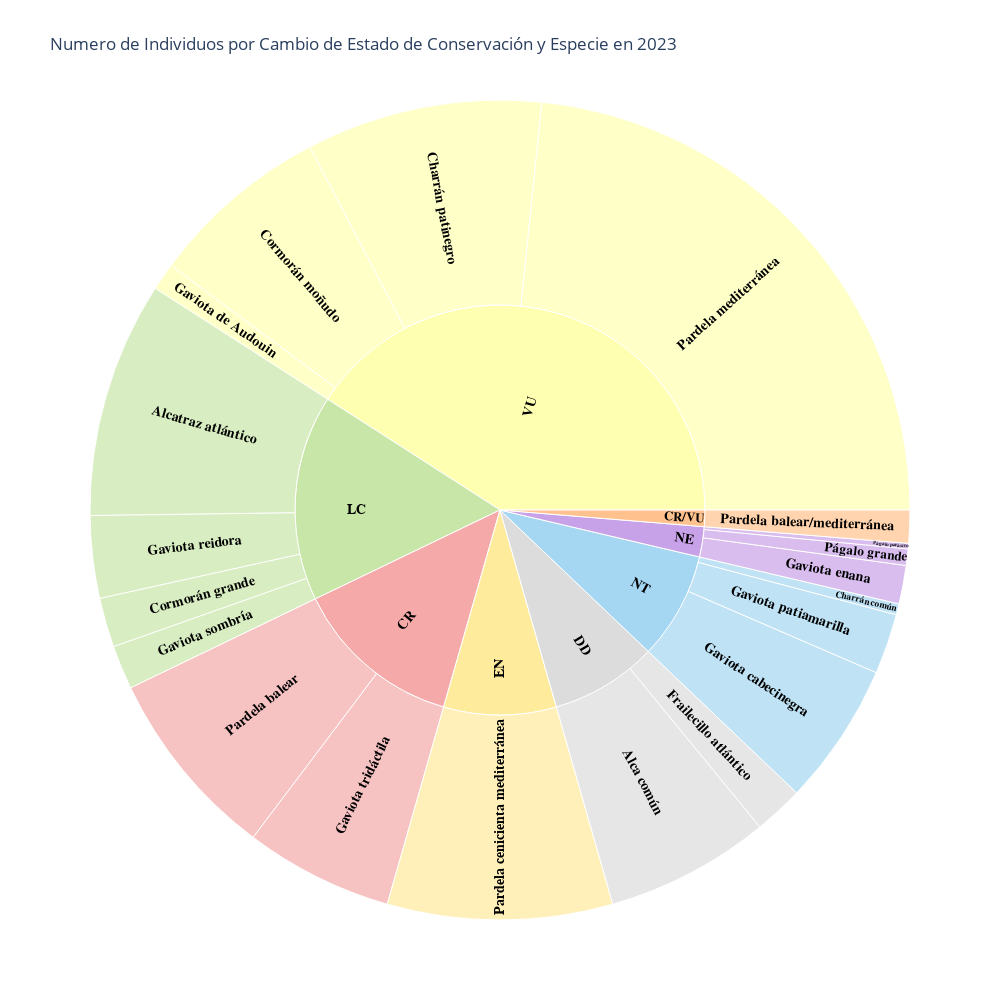

Notebook code cell kept with this figure:
### Code cell
fig = px.sunburst(censo_sun_2023,
                  path=['Estatus Consolidado' ,'NOMBRE COMÚN'], # Creo la jerarquia
                  values='count_aves',
                  title='Numero de Individuos por Cambio de Estado de Conservación y Especie en 2023',
                  color= 'Estatus Consolidado',
                  color_discrete_map= color,
                  hover_name = 'NOMBRE COMÚN',
                  hover_data={
                          "NOMBRE COMÚN": True,
                          'Catalan name':True,
                          'Ordre':True,
                          "Scientific name": True,
                          "count_aves":True,
                          'EVOLUCIÓN CATEGORÍA 2004-2021':True, 
                          'Estatus Consolidado':True,
                          'Nombre_categoria_2004':True,
                          'Nombre_cetegoria_2021':True
                          }, 
                  height=1000,  
                  width=1000 
                 )

# Personalización del hover data
fig.update_traces(
      hovertemplate="<b>Orden:</b> %{customdata[2]}<br>" + # El orden
                  "<b>Especie:</b> %{label}<br>" + # El nombre científico
                  "<b>Nombre Catalán:</b> %{customdata[1]}<br>" + 
                  "<b>Nombre Científico:</b> %{customdata[3]}<br>" + 
                  "<b>Estado de conservación 2021:</b> %{customdata[8]}<br>" +
                  "<b>Estado de conservación 2004:</b> %{customdata[7]}<br>" +
                  "<b>Cambio de Estado:</b> %{customdata[5]}<br>"
                  "<b>Observaciones:</b> %{value}<extra></extra>",
    textfont=dict(size=12, family="Arial", color="black"),
    insidetextfont=dict(family="Arial", size=14, color="black", weight="bold"), 
    insidetextorientation='radial'
)

fig.show()

# Guardar archivo en HTML
fig.write_html("sun_individuos_cambio_especie_2023.html")

### Figure 1 — Plotly figure (JSON) as saved in the notebook; plotly's stock layout.template omitted (floating-point values rounded to 4 significant figures; data arrays with more than 128 entries replaced by an {"elided": "..."} marker saying what was removed)
{"data": [{"branchvalues": "total", "customdata": {"elided": "28x9 mixed values"}, "domain": {"x": [0, 1], "y": [0, 1]}, "hovertemplate": "<b>Orden:</b> %{customdata[2]}<br><b>Especie:</b> %{label}<br><b>Nombre Catalán:</b> %{customdata[1]}<br><b>Nombre Científico:</b> %{customdata[3]}<br><b>Estado de conservación 2021:</b> %{customdata[8]}<br><b>Estado de conservación 2004:</b> %{customdata[7]}<br><b>Cambio de Estado:</b> %{customdata[5]}<br><b>Observaciones:</b> %{value}<extra></extra>", "hovertext": ["Pardela balear", "(?)", "Gaviota tridáctila", "Pardela balear/mediterránea", "Pardela balear/mediterránea", "(?)", "Alca común", "Frailecillo atlántico", "Pardela cenicienta mediterránea", "Pardela cenicienta mediterránea", "Cormorán grande", "(?)", "Gaviota reidora", "Alcatraz atlántico", "Gaviota sombría", "(?)", "Págalo grande", "Págalo parásito", "Gaviota enana", "Charrán común", "Gaviota patiamarilla", "(?)", "Gaviota cabecinegra", "Gaviota de Audouin", "(?)", "Pardela mediterránea", "Cormorán moñudo", "Charrán patinegro"], "ids": ["CR/Pardela balear", "CR", "CR/Gaviota tridáctila", "CR/VU/Pardela balear/mediterránea", "CR/VU", "DD", "DD/Alca común", "DD/Frailecillo atlántico", "EN", "EN/Pardela cenicienta mediterránea", "LC/Cormorán grande", "LC", "LC/Gaviota reidora", "LC/Alcatraz atlántico", "LC/Gaviota sombría", "NE", "NE/Págalo grande", "NE/Págalo parásito", "NE/Gaviota enana", "NT/Charrán común", "NT/Gaviota patiamarilla", "NT", "NT/Gaviota cabecinegra", "VU/Gaviota de Audouin", "VU", "VU/Pardela mediterránea", "VU/Cormorán moñudo", "VU/Charrán patinegro"], "insidetextfont": {"color": "black", "family": "Arial", "size": 14, "weight": "bold"}, "insidetextorientation": "radial", "labels": ["Pardela balear", "CR", "Gaviota tridáctila", "Pardela balear/mediterránea", "CR/VU", "DD", "Alca común", "Frailecillo atlántico", "EN", "Pardela cenicienta mediterránea", "Cormorán grande", "LC", "Gaviota reidora", "Alcatraz atlántico", "Gaviota sombría", "NE", "Págalo grande", "Págalo parásito", "Gaviota enana", "Charrán común", "Gaviota patiamarilla", "NT", "Gaviota cabecinegra", "Gaviota de Audouin", "VU", "Pardela mediterránea", "Cormorán moñudo", "Charrán patinegro"], "marker": {"colors": ["#F5A9A9", "#F5A9A9", "#F5A9A9", "#FFC28E", "#FFC28E", "#DCDCDC", "#DCDCDC", "#DCDCDC", "#FFEB9C", "#FFEB9C", "#C8E6A7", "#C8E6A7", "#C8E6A7", "#C8E6A7", "#C8E6A7", "#C8A2E8", "#C8A2E8", "#C8A2E8", "#C8A2E8", "#A5D6F2", "#A5D6F2", "#A5D6F2", "#A5D6F2", "#FFFFB2", "#FFFFB2", "#FFFFB2", "#FFFFB2", "#FFFFB2"]}, "name": "", "parents": ["CR", "", "CR", "CR/VU", "", "", "DD", "DD", "", "EN", "LC", "", "LC", "LC", "LC", "", "NE", "NE", "NE", "NT", "NT", "", "NT", "VU", "", "VU", "VU", "VU"], "textfont": {"color": "black", "family": "Arial", "size": 12}, "type": "sunburst", "values": [35.0, 62.0, 27.0, 6.0, 6.0, 39.0, 30.0, 9.0, 41.0, 41.0, 9.0, 75.0, 15.0, 43.0, 8.0, 11.0, 3.0, 1.0, 7.0, 2.0, 11.0, 39.0, 26.0, 5.0, 189.0, 108.0, 33.0, 43.0]}], "layout": {"height": 1000, "legend": {"tracegroupgap": 0}, "title": {"text": "Numero de Individuos por Cambio de Estado de Conservación y Especie en 2023"}, "width": 1000}}
